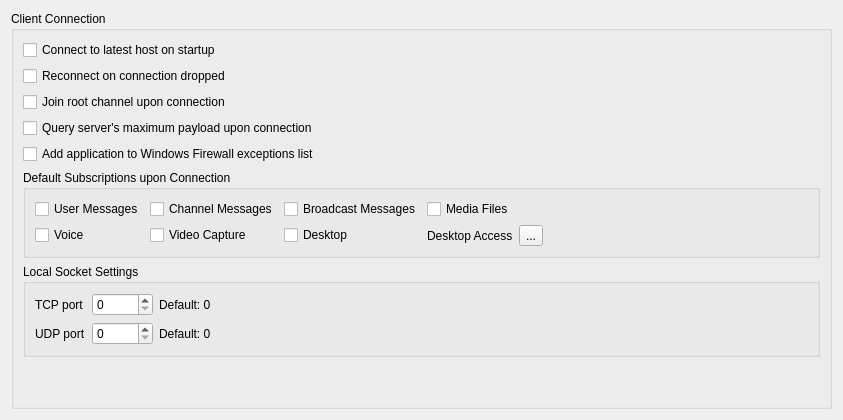
     <widget class="QWidget" name="connectionTab">
      <attribute name="title">
       <string>Connection</string>
      </attribute>
      <layout class="QVBoxLayout" name="verticalLayout_13">
       <item>
        <widget class="QGroupBox" name="groupBox_9">
         <property name="title">
          <string>Client Connection</string>
         </property>
         <layout class="QVBoxLayout" name="verticalLayout_5">
          <item>
           <widget class="QCheckBox" name="autoconnectChkBox">
            <property name="text">
             <string>Connect to latest host on startup</string>
            </property>
           </widget>
          </item>
          <item>
           <widget class="QCheckBox" name="reconnectChkBox">
            <property name="text">
             <string>Reconnect on connection dropped</string>
            </property>
           </widget>
          </item>
          <item>
           <widget class="QCheckBox" name="autojoinChkBox">
            <property name="text">
             <string>Join root channel upon connection</string>
            </property>
           </widget>
          </item>
          <item>
           <widget class="QCheckBox" name="maxpayloadChkBox">
            <property name="text">
             <string>Query server's maximum payload upon connection</string>
            </property>
           </widget>
          </item>
          <item>
           <widget class="QCheckBox" name="winfwChkBox">
            <property name="text">
             <string>Add application to Windows Firewall exceptions list</string>
            </property>
           </widget>
          </item>
          <item>
           <widget class="QGroupBox" name="groupBox_21">
            <property name="accessibleName">
             <string>Default Subscriptions upon Connection</string>
            </property>
            <property name="title">
             <string>Default Subscriptions upon Connection</string>
            </property>
            <layout class="QHBoxLayout" name="horizontalLayout_13">
             <item>
              <layout class="QGridLayout" name="gridLayout">
               <item row="0" column="0">
                <widget class="QCheckBox" name="subusermsgChkBox">
                 <property name="text">
                  <string>User Messages</string>
                 </property>
                </widget>
               </item>
               <item row="0" column="1">
                <widget class="QCheckBox" name="subchanmsgChkBox">
                 <property name="text">
                  <string>Channel Messages</string>
                 </property>
                </widget>
               </item>
               <item row="0" column="2">
                <widget class="QCheckBox" name="subbcastmsgChkBox">
                 <property name="text">
                  <string>Broadcast Messages</string>
                 </property>
                </widget>
               </item>
               <item row="1" column="0">
                <widget class="QCheckBox" name="subvoiceChkBox">
                 <property name="text">
                  <string>Voice</string>
                 </property>
                </widget>
               </item>
               <item row="1" column="1">
                <widget class="QCheckBox" name="subvidcapChkBox">
                 <property name="text">
                  <string>Video Capture</string>
                 </property>
                </widget>
               </item>
               <item row="1" column="2">
                <widget class="QCheckBox" name="subdesktopChkBox">
                 <property name="text">
                  <string>Desktop</string>
                 </property>
                </widget>
               </item>
               <item row="1" column="3">
                <layout class="QHBoxLayout" name="horizontalLayout_20">
                 <property name="spacing">
                  <number>6</number>
                 </property>
                 <item>
                  <widget class="QLabel" name="label_41">
                   <property name="text">
                    <string>Desktop Access</string>
                   </property>
                   <property name="buddy">
                    <cstring>subdeskinputBtn</cstring>
                   </property>
                  </widget>
                 </item>
                 <item>
                  <widget class="QToolButton" name="subdeskinputBtn">
                   <property name="text">
                    <string>...</string>
                   </property>
                  </widget>
                 </item>
                </layout>
               </item>
               <item row="0" column="3">
                <widget class="QCheckBox" name="submediafileChkBox">
                 <property name="text">
                  <string>Media Files</string>
                 </property>
                </widget>
               </item>
              </layout>
             </item>
             <item>
              <spacer name="horizontalSpacer_15">
               <property name="orientation">
                <enum>Qt::Horizontal</enum>
               </property>
               <property name="sizeHint" stdset="0">
                <size>
                 <width>265</width>
                 <height>20</height>
                </size>
               </property>
              </spacer>
             </item>
            </layout>
           </widget>
          </item>
          <item>
           <widget class="QGroupBox" name="groupBox_4">
            <property name="accessibleName">
             <string>Local Socket Settings</string>
            </property>
            <property name="title">
             <string>Local Socket Settings</string>
            </property>
            <layout class="QGridLayout" name="gridLayout_2">
             <item row="0" column="0">
              <widget class="QLabel" name="label_8">
               <property name="text">
                <string>TCP port</string>
               </property>
               <property name="buddy">
                <cstring>tcpportSpinBox</cstring>
               </property>
              </widget>
             </item>
             <item row="0" column="2">
              <widget class="QLabel" name="label_10">
               <property name="text">
                <string>Default: 0</string>
               </property>
              </widget>
             </item>
             <item row="1" column="0">
              <widget class="QLabel" name="label_9">
               <property name="text">
                <string>UDP port</string>
               </property>
               <property name="buddy">
                <cstring>udpportSpinBox</cstring>
               </property>
              </widget>
             </item>
             <item row="1" column="2">
              <widget class="QLabel" name="label_11">
               <property name="text">
                <string>Default: 0</string>
               </property>
              </widget>
             </item>
             <item row="0" column="3">
              <spacer name="horizontalSpacer_3">
               <property name="orientation">
                <enum>Qt::Horizontal</enum>
               </property>
               <property name="sizeHint" stdset="0">
                <size>
                 <width>40</width>
                 <height>20</height>
                </size>
               </property>
              </spacer>
             </item>
             <item row="1" column="3">
              <spacer name="horizontalSpacer_4">
               <property name="orientation">
                <enum>Qt::Horizontal</enum>
               </property>
               <property name="sizeHint" stdset="0">
                <size>
                 <width>40</width>
                 <height>20</height>
                </size>
               </property>
              </spacer>
             </item>
             <item row="0" column="1">
              <widget class="QSpinBox" name="tcpportSpinBox">
               <property name="sizePolicy">
                <sizepolicy hsizetype="Minimum" vsizetype="Fixed">
                 <horstretch>0</horstretch>
                 <verstretch>0</verstretch>
                </sizepolicy>
               </property>
               <property name="maximum">
                <number>65535</number>
               </property>
              </widget>
             </item>
             <item row="1" column="1">
              <widget class="QSpinBox" name="udpportSpinBox">
               <property name="maximum">
                <number>65535</number>
               </property>
              </widget>
             </item>
            </layout>
           </widget>
          </item>
          <item>
           <spacer name="verticalSpacer_2">
            <property name="orientation">
             <enum>Qt::Vertical</enum>
            </property>
            <property name="sizeHint" stdset="0">
             <size>
              <width>20</width>
              <height>40</height>
             </size>
            </property>
           </spacer>
          </item>
         </layout>
        </widget>
       </item>
      </layout>
     </widget>
